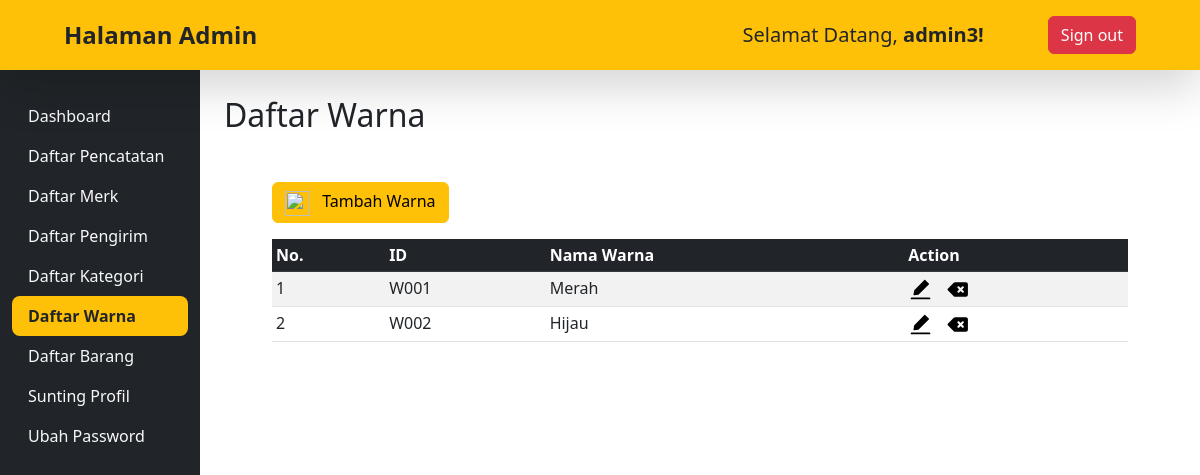
/admin/warna.php (signed in), run on the app's committed database.
### tables this page shows
CREATE TABLE WARNA (
    ID_WARNA   CHAR (4)     NOT NULL,
    NAMA_WARNA VARCHAR (15) NOT NULL,
    PRIMARY KEY (
        ID_WARNA
    )
);

### function.php (called while the page is built, shortened)
<?php
$db = new SQLite3($_SERVER['DOCUMENT_ROOT']."/gudang sepatu.db");
function getData($data){
    global $db;
    $result = $db->query($data);
    $rows = [];
    while($row = $result->fetchArray()){
        $rows[] = $row;
    };
    return $rows;
}
?>

### admin/warna.php (the view, shortened to what this page needs)
<?php
require '../function.php';
$data = getData("SELECT * FROM WARNA ORDER BY ID_WARNA");
?>
<!DOCTYPE html>
<html>
<head>
	<link href="../assets/css/bootstrap.min.css" rel="stylesheet">
</head>
<body>
	<header class="navbar fixed-top bg-warning flex-md-nowrap shadow-lg py-2">
		<p class="navbar-brand col-md-3 col-lg-2 me-0 px-3 fs-4 text-dark fw-bold my-auto ms-5">Halaman Admin</p>
  		<div class="nav">
    		<span class="nav-item text-nowrap my-auto fs-5">Selamat Datang, <b><?php echo $_SESSION['username'] ?>!</b></span>
    		<div class="nav-item text-nowrap">
      			<a class="nav-link mx-5" href="logout.php"><button class="btn btn-danger">Sign out</button></a>
    		</div>
  		</div>
	</header>
	<div class="container-fluid">
	  <div class="row">
	    <nav id="sidebarMenu" class="col-md-3 col-lg-2 d-md-block bg-dark sidebar collapse">
	      <div class="position-sticky pt-3 sidebar-sticky pt-5">
	        <ul class="nav flex-column mt-5">
	          <li class="nav-item">
	            <a class="nav-link text-light" href="dashboard.php">
	              Dashboard
	            </a>
	          </li>
	          <li class="nav-item">
	            <a class="nav-link text-light" href="pencatatan.php">
	              Daftar Pencatatan
	            </a>
	          </li>
	          <li class="nav-item">
	            <a class="nav-link text-light" href="merk.php">
	              Daftar Merk
	            </a>
	          </li>
	          <li class="nav-item">
	            <a class="nav-link text-light" href="pengirim.php">
	              Daftar Pengirim
	            </a>
	          </li>
	          <li class="nav-item">
	            <a class="nav-link text-light" href="kategori.php">
	              Daftar Kategori
	            </a>
	          </li>
	          <li class="nav-item">
	            <a class="nav-link active text-dark fw-bold rounded-3 bg-warning" aria-current="page" href="warna.php">
	              Daftar Warna
	            </a>
	          </li>
	          <li class="nav-item">
	            <a class="nav-link text-light" href="barang.php">
	              Daftar Barang
	            </a>
	          </li>
	          <li class="nav-item">
	            <a class="nav-link text-light" href="profil.php">
	              Sunting Profil
	            </a>
	          </li>
	          <li class="nav-item">
	            <a class="nav-link text-light" href="password.php">
	              Ubah Password
	            </a>
	          </li>
	        </ul>
	      </div>
	    </nav>
	    <main class="col-md-9 ms-sm-auto col-lg-10 px-md-4 pt-5">
	      	<h1 class="h2 my-5">Daftar Warna</h1>
	      	<a href="tambahWarna.php" class="mx-5"><button class="btn btn-warning ">
	      		<img src="../assets/img/add-icon.svg" width="25px" height="25px" class="me-2"> Tambah Warna</button>
	  		</a>
	      	<div class="table-responsive mx-5 mt-3">
	        	<table class="table table-striped table-sm">
		        <thead>
		            <tr>
			            <th scope="col" class="table-dark">No.</th>
			            <th scope="col" class="table-dark">ID</th>
			            <th scope="col" class="table-dark">Nama Warna</th>
			            <th scope="col" class="table-dark">Action</th>
		            </tr>
		        </thead>
		        <tbody>
				<?php $i = 1; ?>
					<?php foreach($data as $row) :?>
		            <tr>
						<td><?= $i ?></td>
			            <td><?= $row['ID_WARNA'] ?></td>
			            <td><?= $row['NAMA_WARNA'] ?></td>
			            <td>
			              	<a href="editWarna.php?id_warna=<?= $row['ID_WARNA'] ?>" title="Sunting Data"><img alt="Sunting Data" src="../assets/img/edit3-icon.svg" width="25px" height="25px"></img></a>
			              	<a href="deleteWarna.php?id_warna=<?= $row['ID_WARNA'] ?>" onClick="return confirm('Hapus Data Warna ini?')" title="Hapus Data"><img alt="Hapus Data" src="../assets/img/delete2-icon.svg" width="25px" height="25px" class="ms-2"></img></a>
			            </td>
		            </tr>
					<?php $i++ ?>
					<?php endforeach ?>
		          </tbody>
	        </table>
	      </div>
	    </main>
	  </div>
	</div>
</body>
</html>

### admin/warna.php (style rules this page uses)
.sidebar { height: 100vh; position: fixed; }

### data on the page
warna: ID_WARNA "W001", NAMA_WARNA "Merah"
warna: ID_WARNA "W002", NAMA_WARNA "Hijau"

### other printed values
$_SESSION['username'] "admin3"
